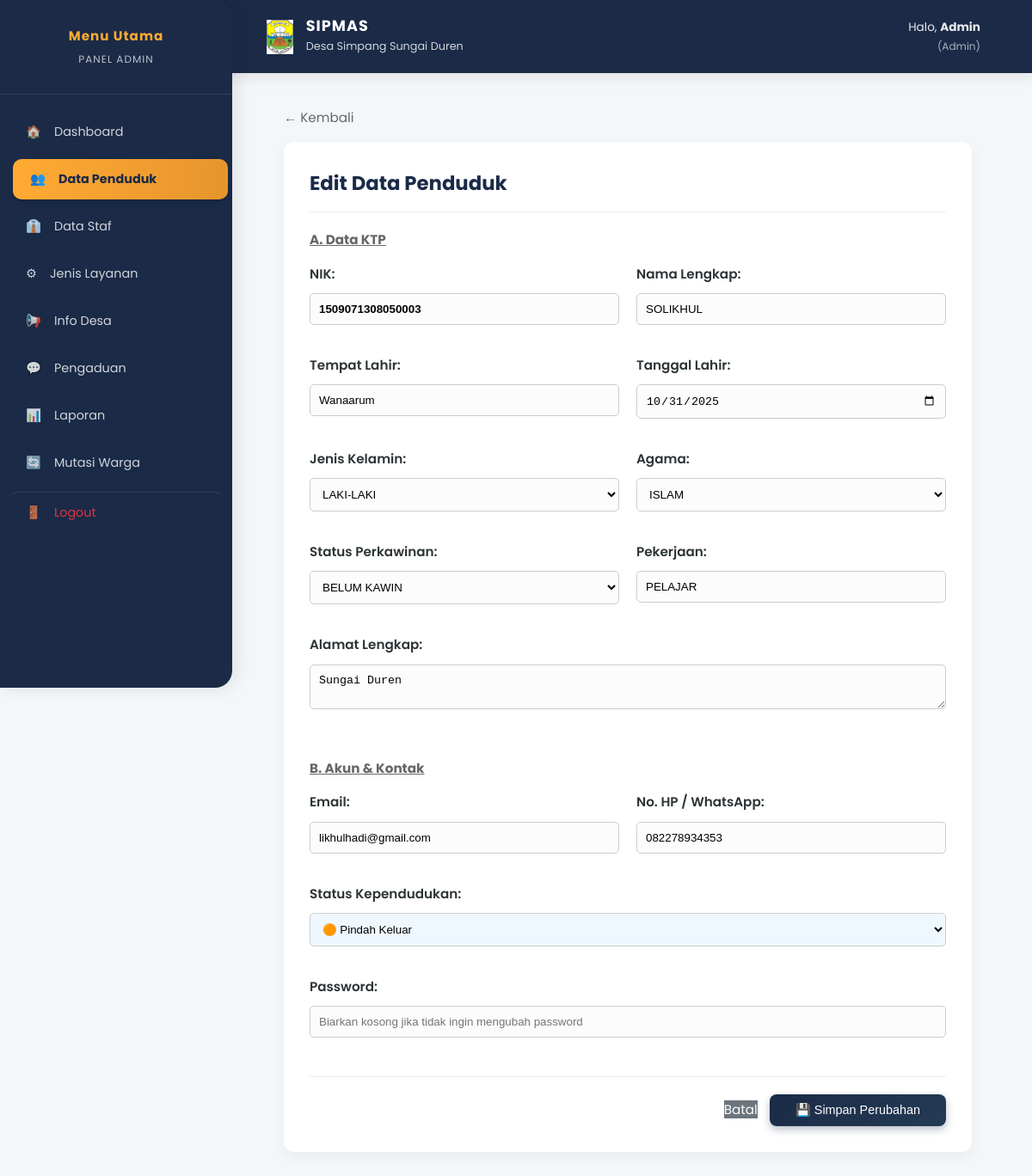
Page /index.php?page=form_penduduk&id=6 (signed in) on the committed database.
### tables this page shows
CREATE TABLE `users` (
  `id` int(11) NOT NULL,
  `role` enum('admin','kades','masyarakat') NOT NULL,
  `nik` char(16) DEFAULT NULL,
  `nama_lengkap` varchar(150) NOT NULL,
  `tempat_lahir` varchar(50) DEFAULT NULL,
  `tanggal_lahir` date DEFAULT NULL,
  `jenis_kelamin` enum('Laki-laki','Perempuan') DEFAULT NULL,
  `agama` varchar(20) DEFAULT NULL,
  `status_perkawinan` enum('Belum Kawin','Kawin','Cerai Hidup','Cerai Mati') DEFAULT NULL,
  `pekerjaan` varchar(50) DEFAULT NULL,
  `email` varchar(100) NOT NULL,
  `password` varchar(255) NOT NULL,
  `no_hp` varchar(20) DEFAULT NULL,
  `alamat` text DEFAULT NULL,
  `jabatan` varchar(100) DEFAULT NULL,
  `status_kependudukan` enum('Tetap','Pindah','Meninggal') DEFAULT 'Tetap',
  `status_akun` tinyint(1) DEFAULT 1,
  `created_at` timestamp NOT NULL DEFAULT current_timestamp(),
  `updated_at` timestamp NOT NULL DEFAULT current_timestamp() ON UPDATE current_timestamp()
);

### controllers/UserController.php (called while the page is built, shortened)
<?php
class UserController {
    private $conn;
    public function __construct($db) {
        $this->conn = $db;
    }
    public function getUserById($id) {
        $query = "SELECT * FROM users WHERE id = :id";
        $stmt = $this->conn->prepare($query);
        $stmt->execute([':id' => $id]);
        return $stmt->fetch();
    }
}
?>

### views/admin/penduduk_form.php (the view, shortened to what this page needs)
<?php
$isEdit = isset($pendudukEdit);
$title = $isEdit ? "Edit Data Penduduk" : "Tambah Penduduk Baru";
$actionUrl = $isEdit ? "index.php?action=update_penduduk" : "index.php?action=simpan_penduduk";
?>
<section id="form-penduduk-section">
    <div style="max-width: 800px; margin: 0 auto;">
        <div style="margin-bottom: 15px;">
            <a href="index.php?page=manajemen_penduduk" style="text-decoration: none; color: #666;">&larr; Kembali</a>
        </div>
        <div class="card">
            <h2 style="margin-top: 0; border-bottom: 1px solid #eee; padding-bottom: 15px; color: var(--primary);"><?= $title ?></h2>
            <form action="<?= $actionUrl ?>" method="POST">
                <h4 style="color: #666; margin-bottom: 15px; text-decoration: underline;">A. Data KTP</h4>
                <div style="display: grid; grid-template-columns: 1fr 1fr; gap: 20px; margin-bottom: 15px;">
                    <div>
                        <label>NIK:</label>
                        <input type="text" name="nik" required pattern="\d{16}" title="16 Digit Angka"
                               value="<?= $isEdit ? $pendudukEdit->nik : '' ?>" placeholder="16 Digit Angka"
                               style="width: 100%; padding: 10px; border: 1px solid #ccc; border-radius: 5px; font-weight: bold;">
                    </div>
                    <div>
                        <label>Nama Lengkap:</label>
                        <input type="text" name="nama" required
                               value="<?= $isEdit ? $pendudukEdit->nama_lengkap : '' ?>" placeholder="Sesuai KTP"
                               style="width: 100%; padding: 10px; border: 1px solid #ccc; border-radius: 5px; text-transform: uppercase;">
                    </div>
                </div>
                <div style="display: grid; grid-template-columns: 1fr 1fr; gap: 20px; margin-bottom: 15px;">
                    <div>
                        <label>Tempat Lahir:</label>
                        <input type="text" name="tempat_lahir" value="<?= $isEdit ? $pendudukEdit->tempat_lahir : '' ?>"
                               style="width: 100%; padding: 10px; border: 1px solid #ccc; border-radius: 5px;">
                    </div>
                    <div>
                        <label>Tanggal Lahir:</label>
                        <input type="date" name="tanggal_lahir" value="<?= $isEdit ? $pendudukEdit->tanggal_lahir : '' ?>"
                               style="width: 100%; padding: 10px; border: 1px solid #ccc; border-radius: 5px;">
                    </div>
                </div>
                <div style="display: grid; grid-template-columns: 1fr 1fr; gap: 20px; margin-bottom: 15px;">
                    <div>
                        <label>Jenis Kelamin:</label>
                        <select name="jenis_kelamin" style="width: 100%; padding: 10px; border: 1px solid #ccc; border-radius: 5px;">
                            <option value="Laki-laki" <?= ($isEdit && $pendudukEdit->jenis_kelamin == 'Laki-laki') ? 'selected' : '' ?>>LAKI-LAKI</option>
                        </select>
                    </div>
                    <div>
                        <label>Agama:</label>
                        <select name="agama" style="width: 100%; padding: 10px; border: 1px solid #ccc; border-radius: 5px;">
                            <option value="Islam" <?= ($isEdit && $pendudukEdit->agama == 'Islam') ? 'selected' : '' ?>>ISLAM</option>
                        </select>
                    </div>
                </div>
                <div style="display: grid; grid-template-columns: 1fr 1fr; gap: 20px; margin-bottom: 15px;">
                    <div>
                        <label>Status Perkawinan:</label>
                        <select name="status_perkawinan" style="width: 100%; padding: 10px; border: 1px solid #ccc; border-radius: 5px;">
                            <option value="Belum Kawin" <?= ($isEdit && $pendudukEdit->status_perkawinan == 'Belum Kawin') ? 'selected' : '' ?>>BELUM KAWIN</option>
                        </select>
                    </div>
                    <div>
                        <label>Pekerjaan:</label>
                        <input type="text" name="pekerjaan" value="<?= $isEdit ? $pendudukEdit->pekerjaan : '' ?>" placeholder="PELAJAR/MAHASISWA/WIRASWASTA"
                               style="width: 100%; padding: 10px; border: 1px solid #ccc; border-radius: 5px; text-transform: uppercase;">
                    </div>
                </div>
                <div style="margin-bottom: 15px;">
                    <label>Alamat Lengkap:</label>
                    <textarea name="alamat" rows="2" required style="width: 100%; padding: 10px; border: 1px solid #ccc; border-radius: 5px;"><?= $isEdit ? $pendudukEdit->alamat : '' ?></textarea>
                </div>
                <h4 style="color: #666; margin-top: 30px; margin-bottom: 15px; text-decoration: underline;">B. Akun & Kontak</h4>
                <div style="display: grid; grid-template-columns: 1fr 1fr; gap: 20px; margin-bottom: 15px;">
                    <div>
                        <label>Email:</label>
                        <input type="email" name="email" required value="<?= $isEdit ? $pendudukEdit->email : '' ?>"
                               style="width: 100%; padding: 10px; border: 1px solid #ccc; border-radius: 5px;">
                    </div>
                    <div>
                        <label>No. HP / WhatsApp:</label>
                        <input type="text" name="hp" value="<?= $isEdit ? $pendudukEdit->no_hp : '' ?>"
                               style="width: 100%; padding: 10px; border: 1px solid #ccc; border-radius: 5px;">
                    </div>
                </div>
                <div style="margin-bottom: 15px;">
                    <label>Status Kependudukan:</label>
                    <select name="status_kependudukan" style="width: 100%; padding: 10px; border: 1px solid #ccc; border-radius: 5px; background: #f0f8ff;">
                        <option value="Pindah" <?= (isset($pendudukEdit) && $pendudukEdit->status_kependudukan == 'Pindah') ? 'selected' : '' ?>>🟠 Pindah Keluar</option>
                    </select>
                </div>
                <div style="margin-bottom: 25px;">
                    <label>Password:</label>
                    <input type="password" name="password"
                           placeholder="<?= $isEdit ? 'Biarkan kosong jika tidak ingin mengubah password' : 'Buat password baru' ?>"
                           <?= $isEdit ? '' : 'required' ?>
                           style="width: 100%; padding: 10px; border: 1px solid #ccc; border-radius: 5px;">
                </div>
                <div style="text-align: right; border-top: 1px solid #eee; padding-top: 20px;">
                    <a href="index.php?page=manajemen_penduduk" class="btn-danger" style="text-decoration: none; margin-right: 10px; background: #6c757d;">Batal</a>
                    <button type="submit" class="btn-primary" style="padding: 10px 30px;">
                        <?= $isEdit ? '💾 Simpan Perubahan' : '💾 Tambah Data' ?>
                    </button>
                </div>
            </form>
        </div>
    </div>
</section>

### assets/css/style.css (style rules this page uses)
:root { --primary: #1a2a47; --primary-gradient: linear-gradient(135deg, #1a2a47 0%, #243b55 100%); --accent: #ffaa33; --accent-gradient: linear-gradient(135deg, #ffaa33 0%, #e6952e 100%); --primary-color: #1a2a47; --accent-color: #ffaa33; --success-color: #28a745; --danger-color: #dc3545; --success: #28a745; --danger: #dc3545; --warning: #ffc107; --bg-body: #f4f7fa; --bg-glass: rgba(255, 255, 255, 0.95); --bg-card: #ffffff; --text-main: #2d3436; --text-muted: #636e72; --radius: 12px; --shadow-soft: 0 5px 15px rgba(0, 0, 0, 0.05); --shadow-float: 0 15px 35px rgba(26, 42, 71, 0.15); --transition: all 0.3s cubic-bezier(0.4, 0, 0.2, 1); }
* { box-sizing: border-box; }
body { font-family: 'Poppins', sans-serif; background-color: var(--bg-body); color: var(--text-main); margin: 0; padding: 0; font-size: 0.95rem; line-height: 1.6; }
.card { background: var(--bg-card); border-radius: var(--radius); box-shadow: var(--shadow-soft); padding: 30px; margin-bottom: 30px; border: none; transition: var(--transition); position: relative; overflow: hidden; }
.btn-primary, button { background: var(--primary) !important; background: var(--primary-gradient) !important; color: white !important; padding: 10px 22px; border-radius: 8px; border: none; cursor: pointer; font-size: 0.9rem; font-weight: 500; box-shadow: 0 4px 10px rgba(26, 42, 71, 0.3); text-decoration: none; display: inline-block; transition: var(--transition); }
.btn-danger { background-color: var(--danger); color: white; }
form label { display: block; margin-bottom: 10px; font-weight: 600; color: var(--text-main); }
form input, form select, form textarea { width: 100%; padding: 15px; margin-bottom: 20px; border: 1px solid #e0e6ed; border-radius: 10px; background-color: #fcfcfc; transition: var(--transition); }

### rows in the picture
users: nik "1509071308050003", nama "Solikhul", tempat_lahir "Wanaarum", tanggal_lahir "10/31/2025", jenis_kelamin "LAKI-LAKI", agama "ISLAM", status_perkawinan "BELUM KAWIN", pekerjaan "Pelajar", alamat "Sungai Duren", email "likhulhadi@gmail.com", hp "082278934353", status_kependudukan "🟠 Pindah Keluar"

### other values in the picture
$nama "Admin"
$role "Admin"
$role "ADMIN"
$title "Edit Data Penduduk"
